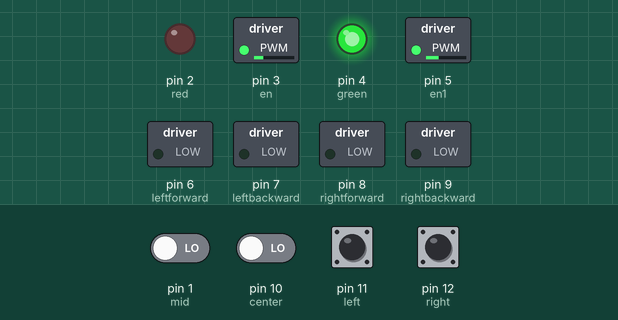
A sketch run on a simulated Arduino Uno, built with avr-gcc and run on an emulated ATmega328P. Shown: switched loads named in the sketch (green lamp = pin HIGH), output pins drawn as LEDs (lit = HIGH). The inputs (shaded band) are chosen by the test bench; at power-on: pin 1 (mid), pin 10 (center), pin 11 (left), pin 12 (right) LOW.

Above: at 1.2 s.
1.3 s: pin 11 (left) pulled HIGH for 0.15 s
At 1.37 s:
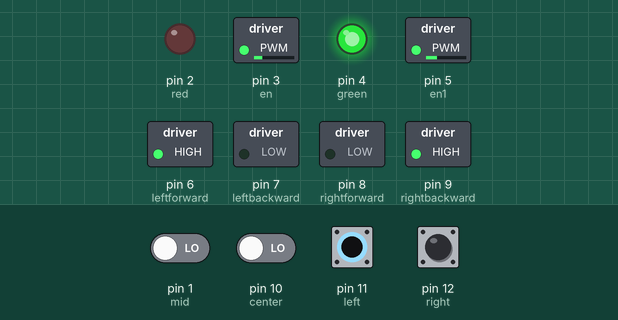
2.9 s: pin 12 (right) pulled HIGH for 0.15 s
At 2.97 s:
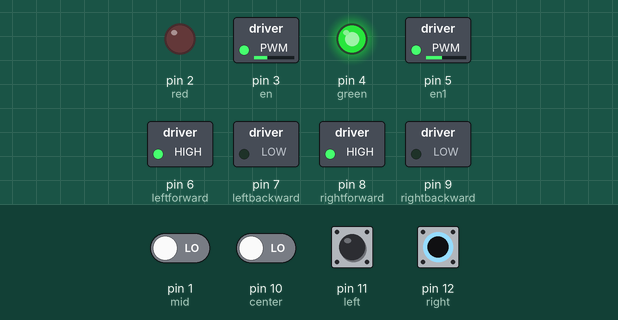
4.5 s: pin 1 (mid) driven HIGH and pin 12 (right) driven HIGH
At 4.9 s:
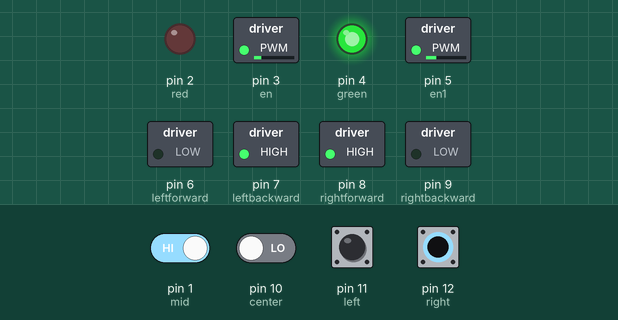
6.0 s: pin 1 (mid) driven LOW
At 7.2 s:
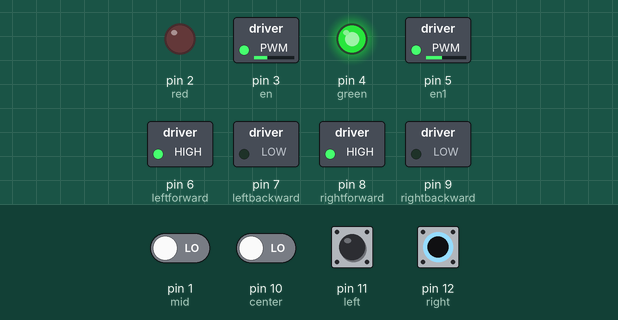
7.5 s: pin 1 (mid) driven HIGH
At 8.4 s:
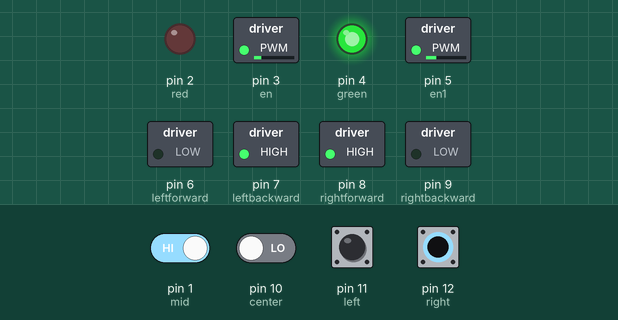
Timing chart, 0 to 10.0 s (numbered marks = the images above; inputs shaded):
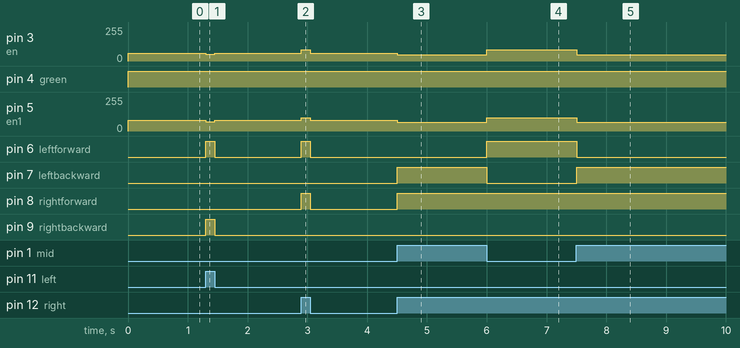

The sketch:

line_following_robot_copy.ino
```cpp
int left =11;
int center =10;
int mid=1;
int right=12;
int en=3;   //left B
int en1=5;   //right A
int red=2;
int green=4;
//int extraleft=A2;
//int extraright=A3


int leftforward =6;
int leftbackward =7;
int rightforward =8;
int rightbackward =9;


bool l, c, r, m;

void setup() {
  // put your setup code here, to run once:
pinMode(l,INPUT);
pinMode(c,INPUT);
pinMode(r,INPUT);
pinMode(m,INPUT);
pinMode(leftforward,OUTPUT);
pinMode(leftbackward,OUTPUT);
pinMode(rightforward,OUTPUT);
pinMode(rightbackward,OUTPUT);
pinMode(en1,OUTPUT);
pinMode(red,OUTPUT);
pinMode(green,OUTPUT);
pinMode(en,OUTPUT);
//Serial.begin(9600);

}

void loop() {
  // put your main code here, to run repeatedly:
  //digitalWrite(red,LOW);
  //digitalWrite(green,LOW);
  readSensor();

//-------------------------------------------------------------------------------------------------------------------------------------------------------------------------------------------
//ROBOT MOVE FORWARD

  if(l && !c && !m && r){
    motorFwd();
    }
    //use led
  if(!l && !c && !m && r){                                                                              //  MOVE STRAIGHT NOT left
     //delstopmotor();
     //delmotorFwd();
    motorFwd();
     }

//----------------------------------------------------------------------------------------------------------------------------------------------------------------------------------------------

//ALL RIGHT TURN CODE HERE

          //1
   if(l && c && !m && r){

     motorRight();
    }
            //2

  if(l && c && m &&!r)                                                                                  // RIGHT TURN
  {

    //LEDred();

    do{
      motorRight();
      }
    while(l && c && !m && r);

    do{
      motorRight();
      }
    while(l && !c && !m && r);

   }

   //3
   if(l && !c && !m && !r)
   {
     do{

       motorRight();
      }
     while(l && c && !m && r);

     do{
       motorRight();
      }
     while(l && !c && !m && r);

      //4
 if(l && c && !m && !r){
   motorRight();
    }

   }


  //-----------------------------------------------------------------------------------------------------------------------------------------------------------------------------------------

  // ALL LEFT TURN CODE HERE
                //1
   if(l && !c && m && r){
     motorLeft();
    }
             //2
  if(!l && c && m && r){      //LEFT TURN

     ///LEDred();


     do{
       motorLeft();

     }
     while(l && !c && m && r);

     do{
       motorLeft();
       }
     while(l && !c && !m && r);
   delay(500);
}
            //3
if(!l && !c && m && r){
  motorLeft();
    }


  //--------------------------------------------------------------------------------------------------------------------------------------------------------------------------------------------

  //T-JUNCATION --LEFT IS FIRST PRIORITY ORDER

  if(!l && c && m &&!r )                                                                //T-JUNCATION --LEFT IS FIRST PRIORITY ORDER SO ROBOT IS LEFT TURN
  {
    //LEDred();

    do{
      motorRight();
      }
    while(l && c && !m && r);

    do{
      motorRight();
      }
    while(l && !c && !m && r);

  }
  //-------------------------------------------------------------------------------------------------------------------------------------------------------------------------------------------

  // 180 DEGREE RIGHT TURN

  if(l && c && m && r)                                                                 // 180 DEGREE RIGHT TURN
  {

    do{
      motorRot();
    }
    while(l && c && m && !r);
    do{
      motorRight();
      }
    while(l && c && !m && r);

    do{
      motorRight();
      }
    while(l && !c && !m && r);
  }
//---------------------------------------------------------------------------------------------------------------------------------------------------------------------------------------------

  //STOP IN THE DESTINATION

  if(!l && !c && !m &&! r)                                                                                    //STOP IN THE DESTINATION
  {

    stopmotor();
    deLEDgreen();
  }
}


void readSensor(){
  l = digitalRead(left);
  c = digitalRead(center);
  r = digitalRead(right);
  m = digitalRead(mid);
}


void motorFwd(){
    //Fod
  digitalWrite(leftforward,HIGH);
  digitalWrite(leftbackward,LOW);
  digitalWrite(rightforward,HIGH);
  digitalWrite(rightbackward,LOW);
  analogWrite(en,83);
  analogWrite(en1,101);
 }


void motorBack()
{
  digitalWrite(leftforward,LOW);
  digitalWrite(leftbackward,HIGH);
  digitalWrite(rightforward,LOW);
  digitalWrite(rightbackward,HIGH);
  analogWrite(en,58);
  analogWrite(en1,80);
}


void motorLeft()
{
   digitalWrite(leftforward,LOW);
   digitalWrite(leftbackward,HIGH);
   digitalWrite(rightforward,HIGH);
   digitalWrite(rightbackward,LOW);
   analogWrite(en,46);
   analogWrite(en1,64);

}


void motorRight()
{
  digitalWrite(leftforward,HIGH);
  digitalWrite(leftbackward,LOW);
  digitalWrite(rightforward,LOW);
  digitalWrite(rightbackward,HIGH);
  analogWrite(en,51); //left
  analogWrite(en1,69); //right
}

void motorRot()
{
  digitalWrite(leftforward,HIGH);
  digitalWrite(leftbackward,LOW);
  digitalWrite(rightforward,LOW);
  digitalWrite(rightbackward,HIGH);
  analogWrite(en,46);
  analogWrite(en1,64);
}

void stopmotor()
{
  digitalWrite(leftforward,LOW);
  digitalWrite(leftbackward,LOW);
  digitalWrite(rightforward,LOW);
  digitalWrite(rightbackward,LOW);
  analogWrite(en,58);
  analogWrite(en1,80);
}

void delstopmotor()
{
  digitalWrite(leftforward,LOW);
  digitalWrite(leftbackward,LOW);
  digitalWrite(rightforward,LOW);
  digitalWrite(rightbackward,LOW);
  digitalWrite(red,HIGH);
  analogWrite(en,58);
  analogWrite(en1,80);
 // delay(1000);
}

void delmotorFwd(){
    //Fod
  digitalWrite(leftforward,HIGH);
  digitalWrite(leftbackward,LOW);
  digitalWrite(rightforward,HIGH);
  digitalWrite(rightbackward,LOW);
  analogWrite(en,58);
  analogWrite(en1,80);
  //delay(100);
 }


void powerLeft(){
    //Fod
  digitalWrite(leftforward,LOW);
  digitalWrite(leftbackward,HIGH);
  digitalWrite(rightforward,HIGH);
  digitalWrite(rightbackward,LOW);
  analogWrite(en,58);
  analogWrite(en1,80);
}

void powerRight(){
    //Fod
  digitalWrite(leftforward,HIGH);
  digitalWrite(leftbackward,LOW);
  digitalWrite(rightforward,LOW);
  digitalWrite(rightbackward,HIGH);
  analogWrite(en,58);
  analogWrite(en1,80);
}

void LEDred()
{
  digitalWrite(red,HIGH);
}

void LEDgreen()
{
  digitalWrite(green,HIGH);
}

void deLEDred()
{
  digitalWrite(red,HIGH);
  //delay(1000);
}

void deLEDgreen()
{
  digitalWrite(green,HIGH);
  //delay(1000);
}
```

Measured:
- after the input at 1.3 s, pin 3 (en): 58/255 → 51/255 at once, → 58/255 0.15 s later; pin 5 (en1): 80/255 → 69/255 at once, → 80/255 0.15 s later; pin 6 (leftforward), pin 9 (rightbackward): LOW → HIGH at once, → LOW 0.15 s later
- after the input at 2.9 s, pin 3 (en): 58/255 → 83/255 at once, → 58/255 0.15 s later; pin 5 (en1): 80/255 → 101/255 at once, → 80/255 0.15 s later; pin 6 (leftforward), pin 8 (rightforward): LOW → HIGH at once, → LOW 0.15 s later
- after the input at 4.5 s, pin 3 (en): 58/255 → 46/255 at once; pin 5 (en1): 80/255 → 64/255 at once; pin 7 (leftbackward), pin 8 (rightforward): LOW → HIGH at once
- after the input at 6.0 s, pin 3 (en): 46/255 → 83/255 at once; pin 5 (en1): 64/255 → 101/255 at once; pin 6 (leftforward): LOW → HIGH at once; pin 7 (leftbackward): HIGH → LOW at once
- after the input at 7.5 s, pin 3 (en): 83/255 → 46/255 at once; pin 5 (en1): 101/255 → 64/255 at once; pin 6 (leftforward): HIGH → LOW at once; pin 7 (leftbackward): LOW → HIGH at once
